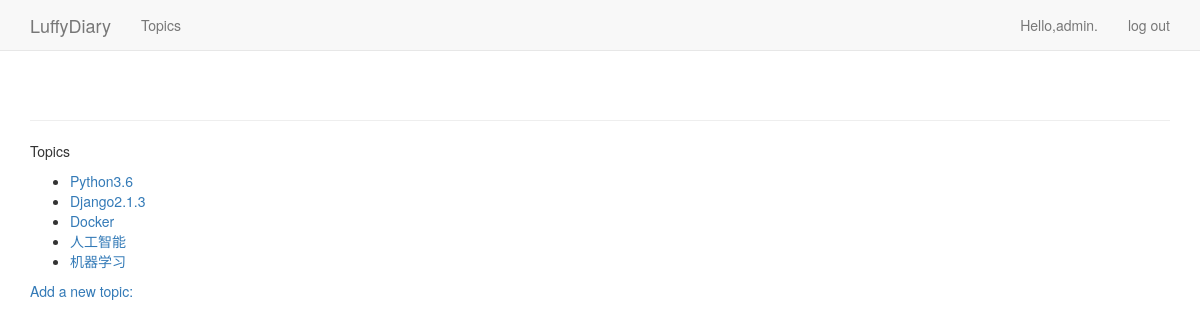
Page /topics/ (signed in) on the earlier database version.
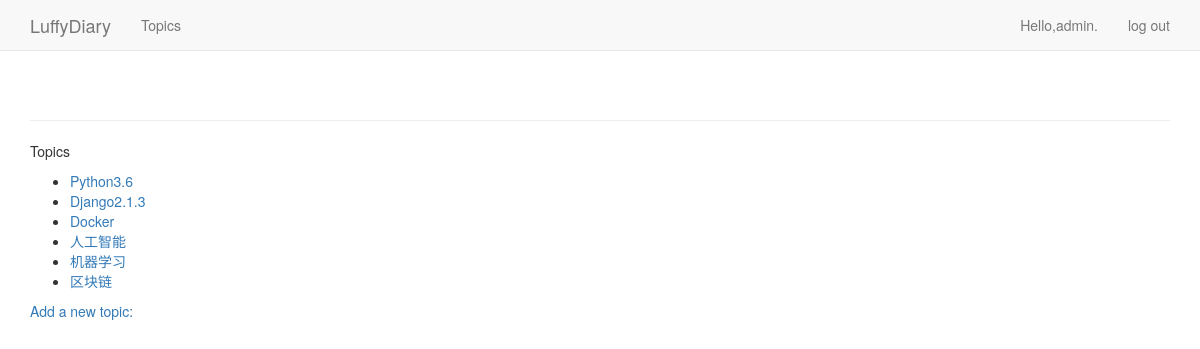
Same page on the later database version.
### luffydiary_logs/models.py (models this page shows)
class Topic(models.Model):
    text = models.CharField(max_length=200)
    date_added = models.DateTimeField(auto_now_add=True)
    owner = models.ForeignKey(User,on_delete=models.CASCADE)
    def __str__(self):
        return self.text

### luffydiary_logs/views.py (the view)
# urls.py: url(r'^topics/$',views.topics, name='topics'),
@login_required
def topics(request):
    topics = Topic.objects.filter(owner=request.user).order_by('date_added')
    context = {'topics':topics}
    return render(request, 'luffydiary_logs/topics.html',context)

### luffydiary_logs/templates/luffydiary_logs/topics.html
{% extends "luffydiary_logs/base.html" %}
{% block content %}
<p>Topics</p>
<ul>
    {% for topic in topics %}
    <li>
        <a href="{% url 'luffydiary_logs:topic' topic.id %}">{{ topic }}</a>
    </li>
    {% empty %}
    <li>No topics have been added yet!</li>
    {% endfor %}
</ul>
    <a href="{% url 'luffydiary_logs:new_topic' %}">Add a new topic:</a>
{% endblock content %}

### luffydiary_logs/templates/luffydiary_logs/base.html (shortened to what this page needs)
{% load bootstrap3 %}
<!DOCTYPE html>
<html lang="en">
    <head>
        {% bootstrap_css %}
    </head>
    <body>
        <nav class="navbar navbar-default navbar-static-top">
            <div class="container">
                <div class="navbar-hearder">
                     <a class="navbar-brand" href="{% url 'luffydiary_logs:index' %}">LuffyDiary</a>
                </div>
                <div id="navbar" class="navbar-collapse collapse">
                    <ul class="nav navbar-nav">
                        <li><a href="{% url 'luffydiary_logs:topics' %}">Topics</a></li>
                    </ul>
                    <ul class="nav navbar-nav navbar-right">
                        {% if user.is_authenticated %}
                            <li><a>Hello,{{ user.username }}.</a></li>
                            <li><a href="{% url 'users:logout' %}">log out</a></li>
                        {% else %}
                            <li><a href="{% url 'users:register' %}">register</a></li>
                            <li><a href="{% url 'users:login' %}">log in</a></li>
                        {% endif %}
                    </ul>
                </div>
            </div>
        </nav>
            <div class="container">
                <div class="page-header">
                </div>
                <div>
                    {% block content %}{% endblock content %}
                </div>
            </div>
    </body>
</html>

Differences in the rows shown:
added Topic: text "区块链"
